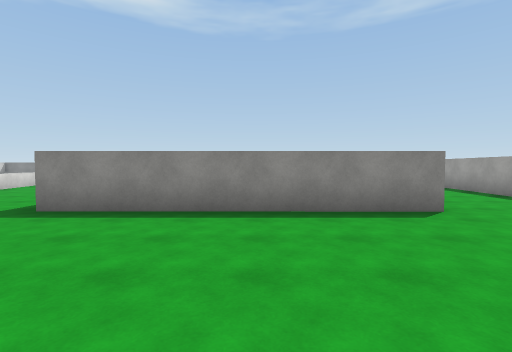
[1] (above)

24 first-person views from a walk through a 3-D level made in the Unity game engine. The camera is 1.5 m above the floor, tilts 2° down and sees 85° across. The floor is counted in squares, 2 m on a side. Each view is taken from the middle of a square. On the plan, view 1 faces up. The plan holds only what a view shows up to about 10 squares ahead; the rest is blank. The place goes on beyond the plan. Surface patterns are stand-ins for the level's own textures.

[2]
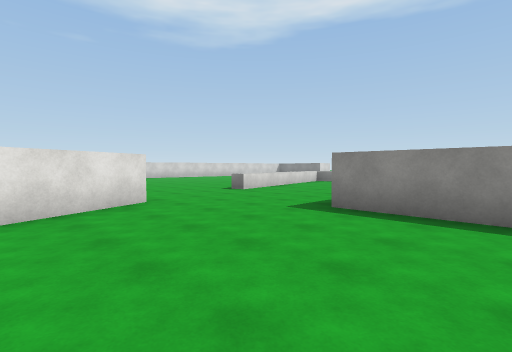

[3]
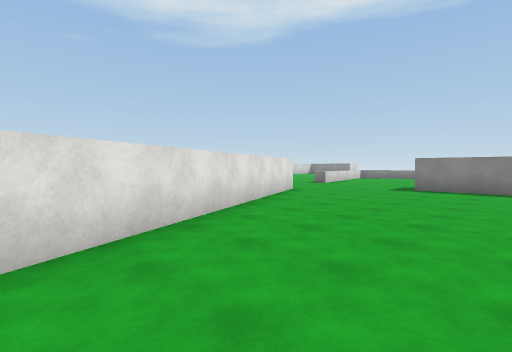

[4]
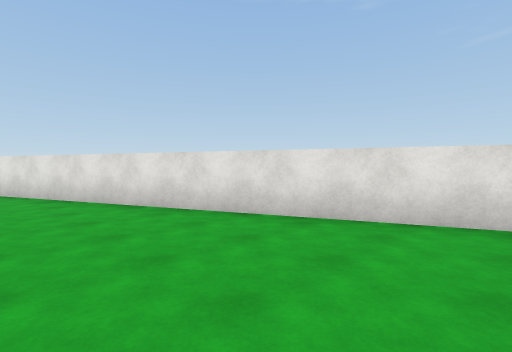

[5]
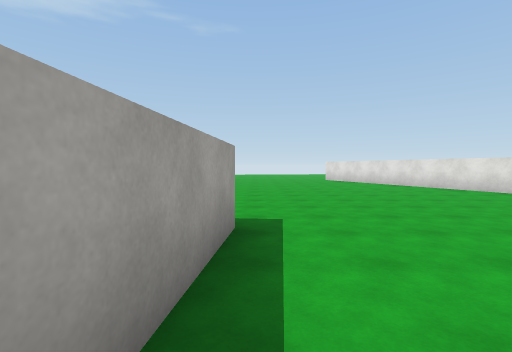

[6]
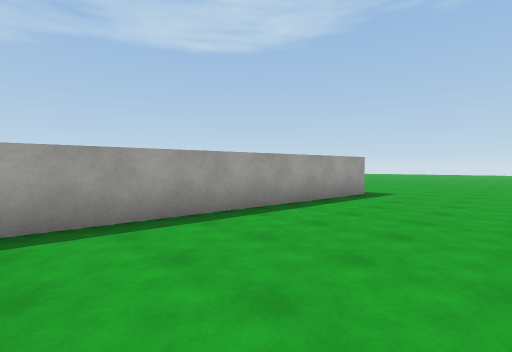

[7]
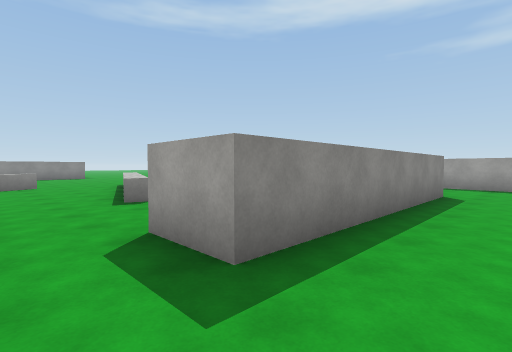

[8]
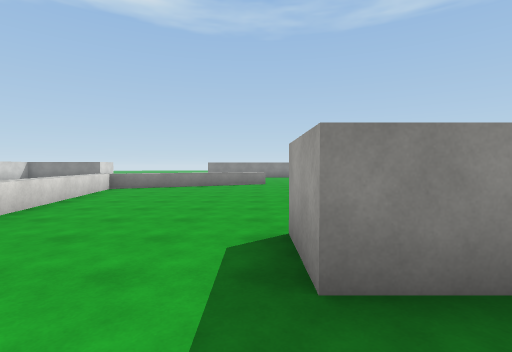

[9]
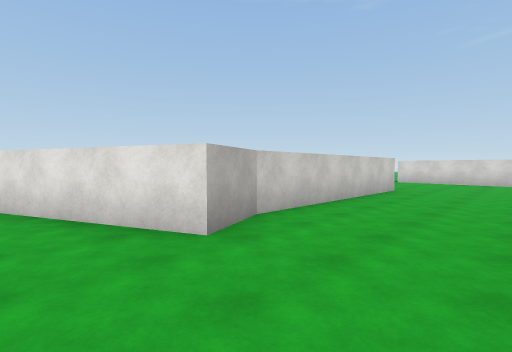

[10]
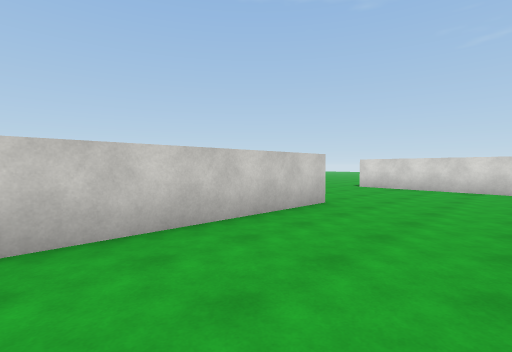

[11]
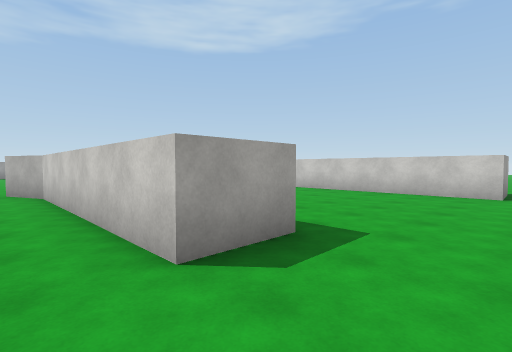

[12]
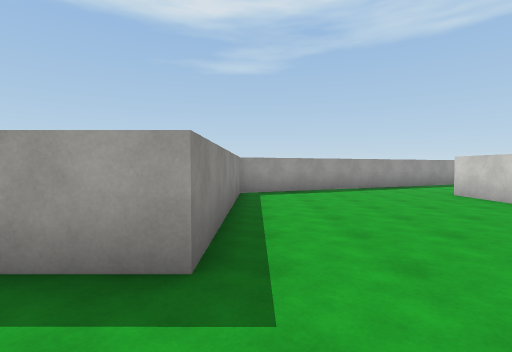

[13]
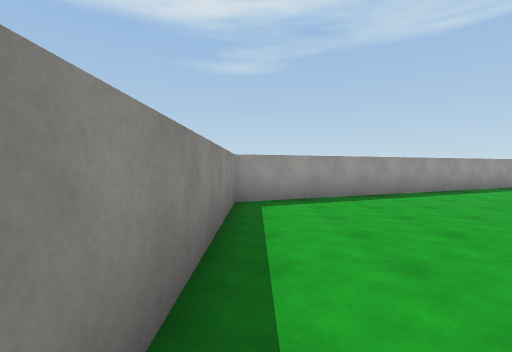

[14]
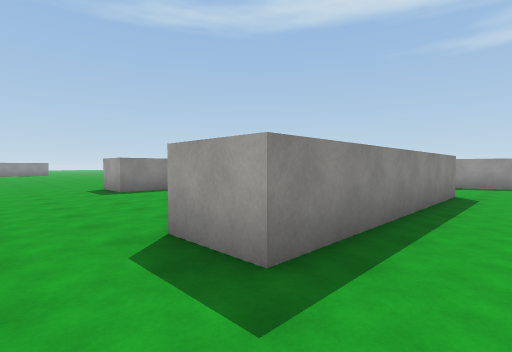

[15]
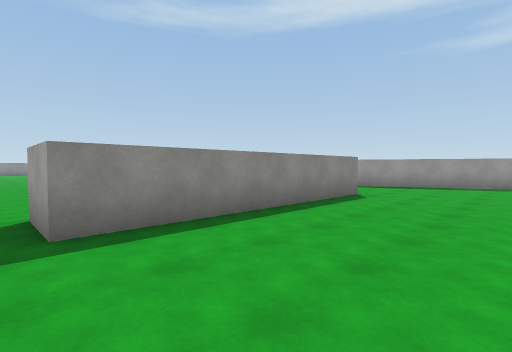

[16]
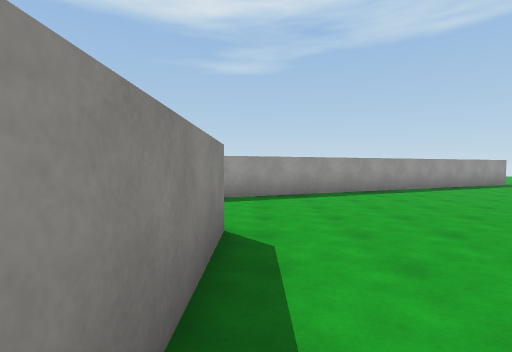

[17]
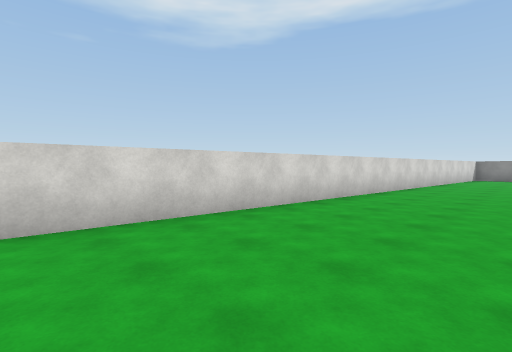

[18]
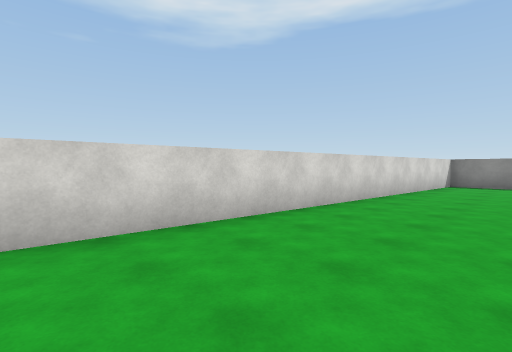

[19]
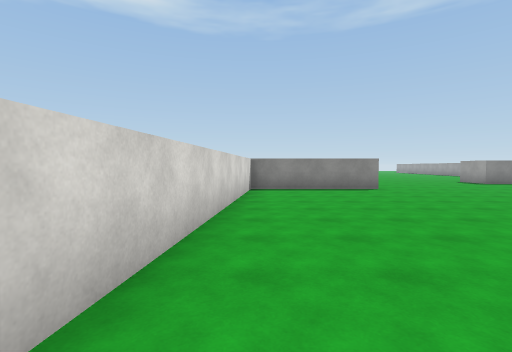

[20]
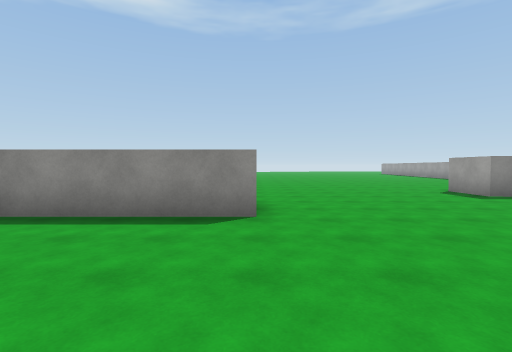

[21]
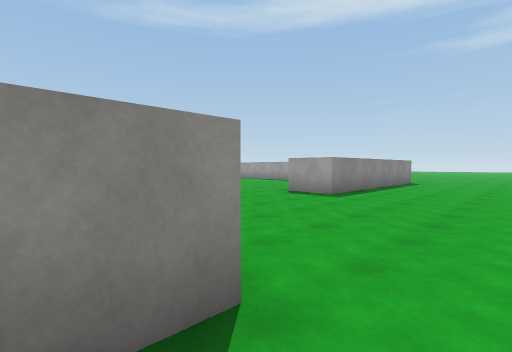

[22]
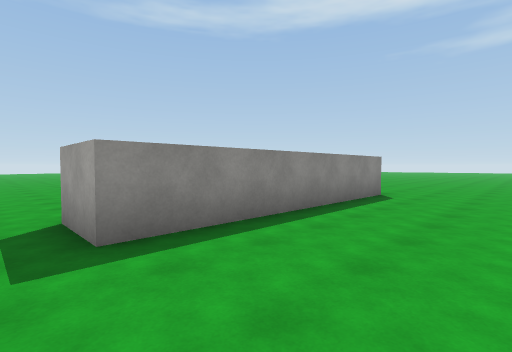

[23]
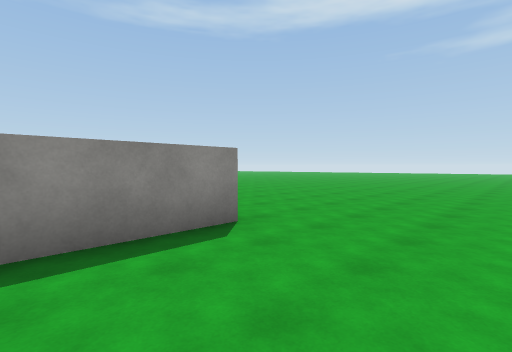

[24]
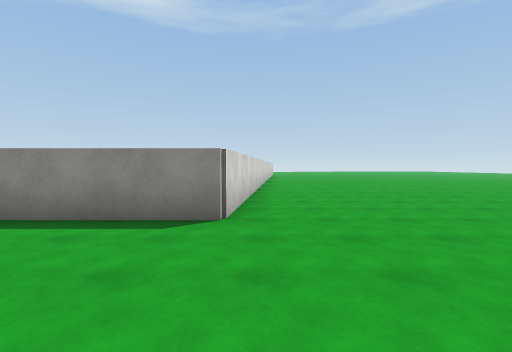

### Floor plan
Points are (right, up) in squares from view 1. A wall is a line through its corners. A room is listed if a view was taken in it or the views show most of it. See-through windows are left out.
Room 1 (views 1, 2, 3, 4, 5, 6, 7, 8, 9, 10, 11, 12, 13, 14, 15, 16, 17, 18, 19, 20, 21, 22, 23, 24)
walls: (3.1, 4.6) (-3.6, 4.6) (-3.6, 6.1); (-8.7, -6.6) (-15.5, -6.6) (-15.5, -5.1) (-8.7, -5.1); (-13, 19.1) (-17.2, 19.1) (-18.9, 0.7); (5.2, -4.5) (6.2, 5.2); (-2, -14.2) (-8.2, 0.4) (-14.1, 0.4) (-14.1, 1.9) (-8.1, 1.9) (-6.7, 2.5) (-0.4, -12.5); (-0.2, 24.4) (-0.4, 21.9) (-7.2, 21.9) (-7.2, 23.4)
low walls: (-2.4, 8.8) (-2.9, 9); (-7, 13) (-8.8, 12.2) (-7.7, 6.1) (-8.2, 6); (-3.5, 14.7) (-4.6, 14.2)

Where each view was taken, in squares from view 1:
view 1: 0 up, 0 right, facing up
view 2: 0 up, 1 left, facing up-left
view 3: 5 down, 1 left, facing up-left
view 4: 3 down, 0 right, facing down-left
view 5: 1 down, 5 right, facing down
view 6: 3 up, 2 right, facing down-right
view 7: 3 up, 5 left, facing up-right
view 8: 3 up, 4 left, facing up
view 9: 5 up, 5 left, facing down-left
view 10: 5 up, 9 left, facing down-left
view 11: 3 up, 16 left, facing down-right
view 12: 0 up, 16 left, facing right
view 13: 0 up, 14 left, facing right
view 14: 8 down, 17 left, facing up-right
view 15: 10 down, 16 left, facing up-right
view 16: 7 down, 12 left, facing right
view 17: 1 up, 15 left, facing up-left
view 18: 7 up, 15 left, facing up-left
view 19: 10 up, 17 left, facing up
view 20: 15 up, 13 left, facing up
view 21: 18 up, 14 left, facing up-right
view 22: 19 up, 8 left, facing up-right
view 23: 19 up, 3 left, facing up-right
view 24: 18 up, 0 right, facing up
